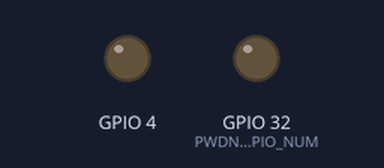
A program run on a simulated ESP32. On the bench: output pins drawn as LEDs (lit = HIGH). WiFi joins after 1.5 s; servers stay silent unless stated; the camera gives no picture; what the program prints to the serial monitor is not drawn.

Above: at 0.1 s.
At 1.6 s:
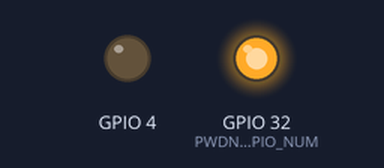
Timing chart, 0 to 3.2 s (numbered marks = the images above):
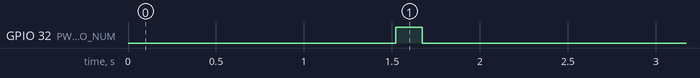

The program:

main.cpp
```cpp
#include <WiFi.h>
#include <WiFiUdp.h>
#include <ESPmDNS.h>
#include "esp_camera.h"
#include "esp_http_server.h"
#include "soc/soc.h"
#include "soc/rtc_cntl_reg.h"

// ─── WiFi Credentials ───────────────────────────────────────────────────────
#ifndef AYULINK_WIFI_SSID
#define AYULINK_WIFI_SSID "WiFi"
#endif
#ifndef AYULINK_WIFI_PASS
#define AYULINK_WIFI_PASS "wordpass"
#endif
const char* ssid     = AYULINK_WIFI_SSID;
const char* password = AYULINK_WIFI_PASS;

// ─── AI Thinker ESP32-CAM Pin Definitions ────────────────────────────────────
#define PWDN_GPIO_NUM     32
#define RESET_GPIO_NUM    -1
#define XCLK_GPIO_NUM      0
#define SIOD_GPIO_NUM     26
#define SIOC_GPIO_NUM     27
#define Y9_GPIO_NUM       35
#define Y8_GPIO_NUM       34
#define Y7_GPIO_NUM       39
#define Y6_GPIO_NUM       36
#define Y5_GPIO_NUM       21
#define Y4_GPIO_NUM       19
#define Y3_GPIO_NUM       18
#define Y2_GPIO_NUM        5
#define VSYNC_GPIO_NUM    25
#define HREF_GPIO_NUM     23
#define PCLK_GPIO_NUM     22

#define PART_BOUNDARY "123456789000000000000987654321"
static const char* _STREAM_CONTENT_TYPE =
    "multipart/x-mixed-replace;boundary=" PART_BOUNDARY;
static const char* _STREAM_BOUNDARY = "\r\n--" PART_BOUNDARY "\r\n";
static const char* _STREAM_PART     =
    "Content-Type: image/jpeg\r\nContent-Length: %u\r\n\r\n";

httpd_handle_t stream_httpd = NULL;
static bool camera_server_started = false;
static unsigned long last_wifi_retry = 0;

static bool connect_wifi() {
    if (!ssid[0]) {
        Serial.println("WiFi credentials are not configured");
        return false;
    }
    WiFi.mode(WIFI_STA);
    WiFi.begin(ssid, password);
    Serial.print("Connecting to WiFi");
    const unsigned long started = millis();
    while (WiFi.status() != WL_CONNECTED && millis() - started < 20000) {
        delay(250);
        Serial.print(".");
    }
    Serial.println();
    if (WiFi.status() != WL_CONNECTED) {
        Serial.println("WiFi connection failed; will retry without blocking camera firmware");
        return false;
    }
    WiFi.setSleep(false);
    Serial.printf("WiFi connected: %s\n", WiFi.localIP().toString().c_str());
    return true;
}

// ─── MJPEG Stream Handler ────────────────────────────────────────────────────
static esp_err_t stream_handler(httpd_req_t* req) {
    camera_fb_t* fb = NULL;
    esp_err_t    res = ESP_OK;
    size_t       _jpg_buf_len;
    uint8_t*     _jpg_buf;
    char         part_buf[64];

    res = httpd_resp_set_type(req, _STREAM_CONTENT_TYPE);
    if (res != ESP_OK) return res;

    // Allow cross-origin so the browser dashboard can show the feed
    httpd_resp_set_hdr(req, "Access-Control-Allow-Origin", "*");

    while (true) {
        fb = esp_camera_fb_get();
        if (!fb) {
            Serial.println("Camera capture failed – retrying");
            delay(100);
            continue;   // don't disconnect; just skip this frame
        }

        if (fb->format != PIXFORMAT_JPEG) {
            // Convert non-JPEG frames
            bool ok = frame2jpg(fb, 80, &_jpg_buf, &_jpg_buf_len);
            esp_camera_fb_return(fb);
            fb = NULL;
            if (!ok) { res = ESP_FAIL; break; }
        } else {
            _jpg_buf_len = fb->len;
            _jpg_buf     = fb->buf;
        }

        // Send multipart boundary
        if (res == ESP_OK)
            res = httpd_resp_send_chunk(req,
                      _STREAM_BOUNDARY, strlen(_STREAM_BOUNDARY));

        // Send part header
        if (res == ESP_OK) {
            size_t hlen = snprintf(part_buf, sizeof(part_buf),
                                   _STREAM_PART, _jpg_buf_len);
            res = httpd_resp_send_chunk(req, part_buf, hlen);
        }

        // Send JPEG data
        if (res == ESP_OK)
            res = httpd_resp_send_chunk(req,
                      (const char*)_jpg_buf, _jpg_buf_len);

        if (fb) { esp_camera_fb_return(fb); fb = NULL; }
        else    { free(_jpg_buf); }

        if (res != ESP_OK) break;
    }
    return res;
}

// ─── Root Handler (health check) ─────────────────────────────────────────────
static esp_err_t root_handler(httpd_req_t* req) {
    const char* html =
        "<html><body style='font-family:sans-serif'>"
        "<h2>AyuLink ESP32-CAM</h2>"
        "<p>Stream: <a href='/stream'>/stream</a></p>"
        "</body></html>";
    httpd_resp_send(req, html, HTTPD_RESP_USE_STRLEN);
    return ESP_OK;
}

// ─── Start HTTP Server ───────────────────────────────────────────────────────
void startCameraServer() {
    httpd_config_t config = HTTPD_DEFAULT_CONFIG();
    config.server_port        = 81;
    config.max_uri_handlers   = 4;
    config.stack_size         = 8192;

    httpd_uri_t stream_uri = {
        .uri      = "/stream",
        .method   = HTTP_GET,
        .handler  = stream_handler,
        .user_ctx = NULL
    };
    httpd_uri_t root_uri = {
        .uri      = "/",
        .method   = HTTP_GET,
        .handler  = root_handler,
        .user_ctx = NULL
    };

    if (httpd_start(&stream_httpd, &config) == ESP_OK) {
        httpd_register_uri_handler(stream_httpd, &stream_uri);
        httpd_register_uri_handler(stream_httpd, &root_uri);
        Serial.println("HTTP server started on port 81");
    } else {
        Serial.println("Failed to start HTTP server!");
    }
}

// ─── UDP Announce ─────────────────────────────────────────────────────────────
static unsigned long last_announce_ms = 0;

static void broadcastCamAnnounce() {
    WiFiUDP udp;
    if (udp.begin(0) == 1) {
        String announce = "AYULINK_CAM_ANNOUNCE http://" + WiFi.localIP().toString() + ":81/stream";
        IPAddress bcast(255, 255, 255, 255);
        udp.beginPacket(bcast, 45678);
        udp.write((const uint8_t*)announce.c_str(), announce.length());
        udp.endPacket();

        IPAddress localIp = WiFi.localIP();
        IPAddress subnet = WiFi.subnetMask();
        IPAddress subnetBcast((uint32_t)localIp | ~(uint32_t)subnet);
        if (subnetBcast != bcast && subnetBcast != IPAddress((uint32_t)0)) {
            udp.beginPacket(subnetBcast, 45678);
            udp.write((const uint8_t*)announce.c_str(), announce.length());
            udp.endPacket();
        }

        IPAddress gw = WiFi.gatewayIP();
        if (gw != IPAddress((uint32_t)0) && gw != bcast) {
            udp.beginPacket(gw, 45678);
            udp.write((const uint8_t*)announce.c_str(), announce.length());
            udp.endPacket();
        }
        udp.stop();
        Serial.printf("[CAM] UDP announce: %s\n", announce.c_str());
    }
}

// ─── Setup ───────────────────────────────────────────────────────────────────
void setup() {
    WRITE_PERI_REG(RTC_CNTL_BROWN_OUT_REG, 0); // disable brownout

    // Ensure flash LED (GPIO 4) is turned OFF immediately to prevent power surge
    pinMode(4, OUTPUT);
    digitalWrite(4, LOW);

    Serial.begin(115200);
    Serial.setDebugOutput(false);
    Serial.println();
    Serial.println("==================================================");
    Serial.println("         AyuLink ESP32-CAM Booting                ");
    Serial.println("==================================================");

    // 1. Connect WiFi FIRST so device is discoverable and online
    if (connect_wifi()) {
        if (MDNS.begin("ayulink-cam")) {
            Serial.println("mDNS: ayulink-cam.local registered");
        }
        broadcastCamAnnounce();
        last_announce_ms = millis();
    }

    // 2. Power-cycle the camera module via PWDN (GPIO 32)
    Serial.println("Power-cycling camera sensor (GPIO 32)...");
    pinMode(PWDN_GPIO_NUM, OUTPUT);
    digitalWrite(PWDN_GPIO_NUM, HIGH); // Power down
    delay(150);
    digitalWrite(PWDN_GPIO_NUM, LOW);  // Power up
    delay(150);

    camera_config_t config;
    config.ledc_channel = LEDC_CHANNEL_0;
    config.ledc_timer   = LEDC_TIMER_0;
    config.pin_d0 = Y2_GPIO_NUM; config.pin_d1 = Y3_GPIO_NUM;
    config.pin_d2 = Y4_GPIO_NUM; config.pin_d3 = Y5_GPIO_NUM;
    config.pin_d4 = Y6_GPIO_NUM; config.pin_d5 = Y7_GPIO_NUM;
    config.pin_d6 = Y8_GPIO_NUM; config.pin_d7 = Y9_GPIO_NUM;
    config.pin_xclk    = XCLK_GPIO_NUM;
    config.pin_pclk    = PCLK_GPIO_NUM;
    config.pin_vsync   = VSYNC_GPIO_NUM;
    config.pin_href    = HREF_GPIO_NUM;
    config.pin_sccb_sda = SIOD_GPIO_NUM;
    config.pin_sccb_scl = SIOC_GPIO_NUM;
    config.pin_pwdn    = PWDN_GPIO_NUM;
    config.pin_reset   = RESET_GPIO_NUM;
    config.xclk_freq_hz = 10000000; // 10MHz avoids high frequency noise/reflection
    config.pixel_format = PIXFORMAT_JPEG;
    config.grab_mode    = CAMERA_GRAB_WHEN_EMPTY;

    // Rock-solid streaming resolution: QVGA (320x240) ensures smooth, latency-free MJPEG
    if (psramFound()) {
        Serial.println("PSRAM found – using optimized QVGA (320x240)");
        config.frame_size   = FRAMESIZE_QVGA;  // 320x240 for butter-smooth, low-latency stream
        config.jpeg_quality = 16;              // optimal compression balance
        config.fb_count     = 2;
        config.fb_location  = CAMERA_FB_IN_PSRAM;
    } else {
        Serial.println("No PSRAM – using QVGA (320x240)");
        config.frame_size   = FRAMESIZE_QVGA;  // 320x240
        config.jpeg_quality = 18;
        config.fb_count     = 1;
        config.fb_location  = CAMERA_FB_IN_DRAM;
    }

    esp_err_t err = esp_camera_init(&config);
    if (err != ESP_OK) {
        Serial.printf("[CAM-ERR] Camera init failed: 0x%x. Retrying at 8MHz...\n", err);
        config.xclk_freq_hz = 8000000;
        err = esp_camera_init(&config);
    }

    if (err == ESP_OK) {
        Serial.println("[CAM] Camera initialised OK");
        sensor_t* s = esp_camera_sensor_get();
        if (s) {
            s->set_vflip(s, 1);    // vertical flip
            s->set_hmirror(s, 1);  // horizontal mirror = 180° rotation
            s->set_brightness(s, 1);
            s->set_saturation(s, 0);
        }
        startCameraServer();
        camera_server_started = true;
        Serial.printf("Camera Stream Ready!  Go to: http://%s:81/stream\n",
                      WiFi.localIP().toString().c_str());
        broadcastCamAnnounce();
        last_announce_ms = millis();
    } else {
        Serial.printf("[CAM-ERR] Camera hardware unseated or failed (0x%x). Check ribbon cable.\n", err);
    }
}

// ─── Loop ─────────────────────────────────────────────────────────────────────
void loop() {
    unsigned long now = millis();
    if (WiFi.status() != WL_CONNECTED && now - last_wifi_retry >= 10000) {
        last_wifi_retry = now;
        if (connect_wifi() && !camera_server_started) {
            if (MDNS.begin("ayulink-cam")) {
                Serial.println("mDNS: ayulink-cam.local");
            }
            startCameraServer();
            camera_server_started = true;
            Serial.printf("Camera Stream Ready!  Go to: http://%s:81/stream\n",
                          WiFi.localIP().toString().c_str());
            broadcastCamAnnounce();
            last_announce_ms = now;
        }
    } else if (WiFi.status() == WL_CONNECTED && (now - last_announce_ms >= 20000)) {
        last_announce_ms = now;
        broadcastCamAnnounce();
    }
    delay(50); // HTTP server runs in its own task
}
```
